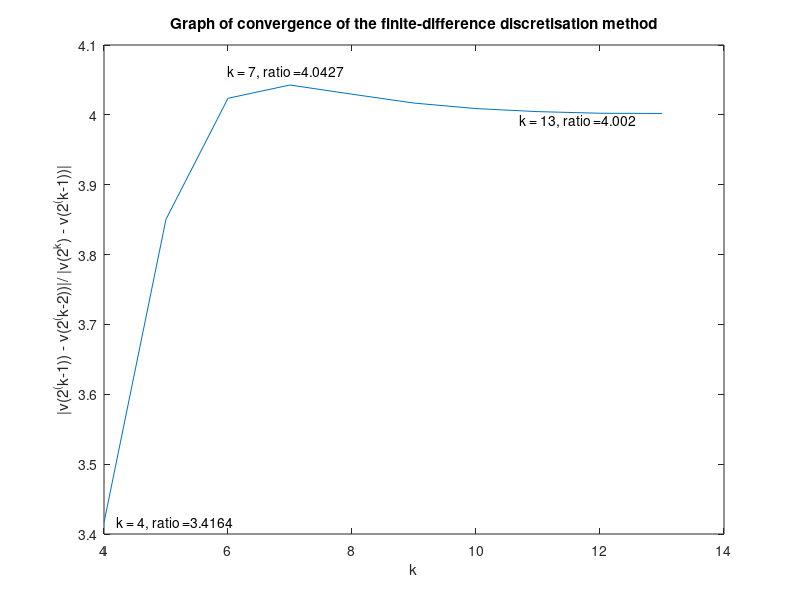

MATLAB code to generate this figure:
function q7

n = 13;
start = 2;
res= zeros(1, n - start - 1);
vk = zeros(1, n);

% Compute all V(2^k) values
for k=2:n 
    vk(k) = v(2^k); 
end

% Compute ratios
for k = (start+2):n
    res(k-start-1) = abs(vk(k-1) - vk(k-2)) / abs(vk(k) - vk(k-1));
end

% Plot points
plot((start+2:n), res);

% Graph details
title('Graph of convergence of the finite-difference discretisation method')
xlabel('k'); % x-axis label
ylabel('|v(2^(k-1)) - v(2^(k-2))|/ |v(2^k) - v(2^(k-1))|'); % y-axis label
text(2.2 + start, res(1), strcat('k = 4, ratio =', num2str(res(1))));
text(4 + start, res(4) + 0.02, strcat('k = 7, ratio =', num2str(res(4))));
text(8.7 + start, res(10) - 0.01, strcat('k = 13, ratio =', num2str(res(10))));

end

function res = v(N)
% Code to calculate the solution to a 
% nonlinear BVP with Dirichlet and Robin BCs

% Define the interval over which solution is calculated.
a= 0; b= 1;

mu = 10;

% Define the grid spacing.
h=(b-a)/N;

% Define the grid. Note that there is no need to solve at x=a.
x = reshape(linspace(a+h,b,N),N,1);

% Define an initial guess for the solution 
% of the BVP (make sure it is a column vector)
U= ones(N, 1);

% Ensure that F is such that at least one iteration is done.
F=ones(N,1);
J=sparse(N,N);

% Loop 10 times
for j = 1:10

    %% Define F(u).
    % Boundary conditions.
    F(N) = (U(N) * ((2 * h * (U(N)^2)) + 3)) - (4 * (U(N-1))) + U(N-2);

    % Finite difference approximation to ODE at interior nodes.
    F(1) = (U(2) * (2 + h * exp(U(1)))) - (4 * U(1)) + (2 - (h * exp(U(1))));
    F(1) = F(1) - (2 * (h^2) * mu * sin(2 * pi * x(1)));

    for i=2:N-1
        F(i)= (U(i+1) * (2 + h * exp(U(i)))) - (4 * U(i)) + U(i-1)*(2 - h * exp(U(i)));
        F(i) = F(i) - (2 * (h^2) * mu * sin(2 * pi * x(i)));
    end;

    %% Define the Jacobian J.
    % First row corresponds to BC at x=0.
    J(1,:) = horzcat(((U(2) - 1) * h * exp(U(1))) - 4, 2 + (h * exp(U(1))), zeros(1, N-2));

    % Last row corresponds to BC at x=1.
    J(N,:) = horzcat(zeros(1, N-3), 1, -4, (4 * h * U(N)^2) + 3); 

    % Intermediate rows correspond to F(i)=...
    for i=2:(N-1)
        % Diagonal entries.
        J(i,i)= ((U(i+1) - U(i-1)) * h * exp(U(i))) - 4;
        % Left diagonal entries
        J(i, i-1) = 2 - (h * exp(U(i)));
        % Right diagonal entries
        J(i, i+1) = 2 + (h * exp(U(i)));
    end
    
    %% Having defined F and J, update the approximate solution to
    % the difference equations.  
    U=U-sparse(J)\F;

end

% Return U at X =1/2
res = U(N/2);

end
